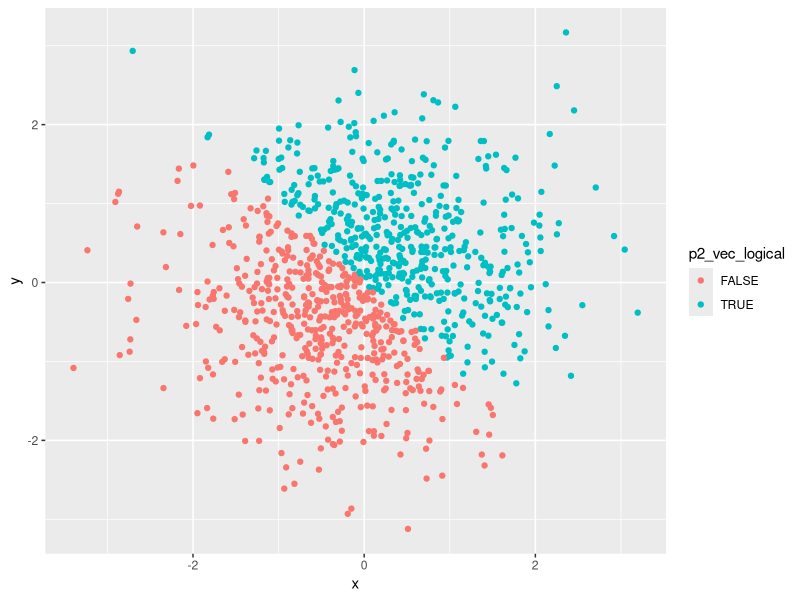
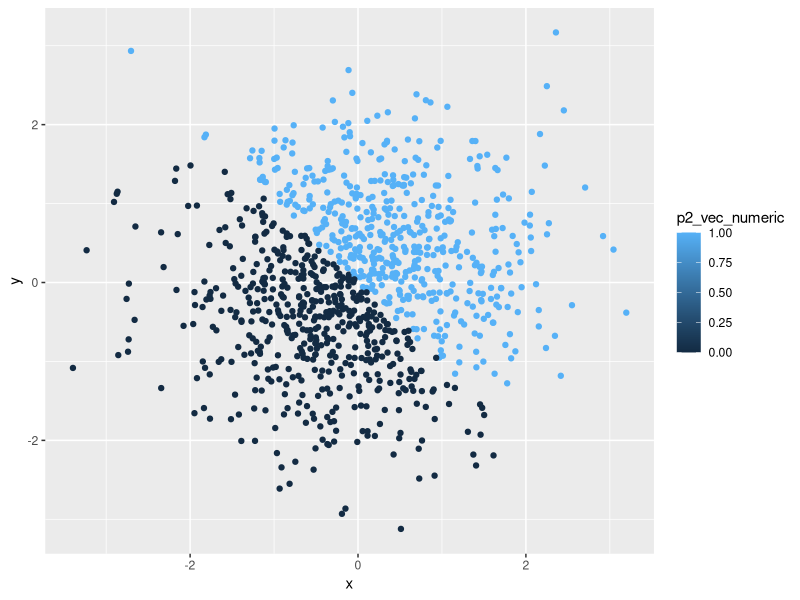
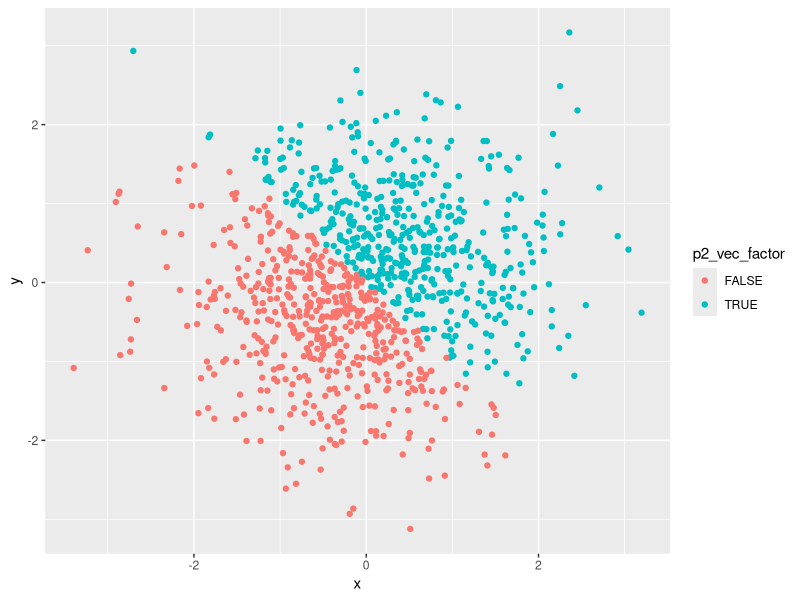

Reproduce these figures in R, in order.
## ---- chunk 1
library(tidyverse)
## ---- chunk 2
p1_df = tibble(
  vec_numeric = runif(10, 0, 5),
  vec_logical = vec_numeric > 2,
  vec_char = c("I", "am", "now", "creating", "a", "vector", "whose", "length", "is", "10"),
  vec_factor = factor(c("Female", "Male", "Male", "Male", "Male", "Male", 
               "Female", "Female", "Female", "Female"))
)

mean(p1_df$vec_numeric)
mean(p1_df$vec_logical)
mean(p1_df$vec_char)
mean(p1_df$vec_factor)
## ---- chunk 3
as.numeric(factor(p1_df$vec_char))
as.numeric(as.character(p1_df$vec_factor))
## ---- chunk 4
set.seed(1234)

p2_df = tibble(
  x = rnorm(1000),
  y = rnorm(1000),
  p2_vec_logical = (x + y) > 0,
  p2_vec_numeric = as.numeric(p2_vec_logical),
  p2_vec_factor = factor(p2_vec_logical)
)
## ---- chunk 5
ggplot(p2_df, aes(x, y, color = p2_vec_logical)) + geom_point()
## ---- chunk 6
ggplot(p2_df, aes(x, y, color = p2_vec_numeric)) + geom_point()
## ---- chunk 7
ggplot(p2_df, aes(x, y, color = p2_vec_factor)) + geom_point()
